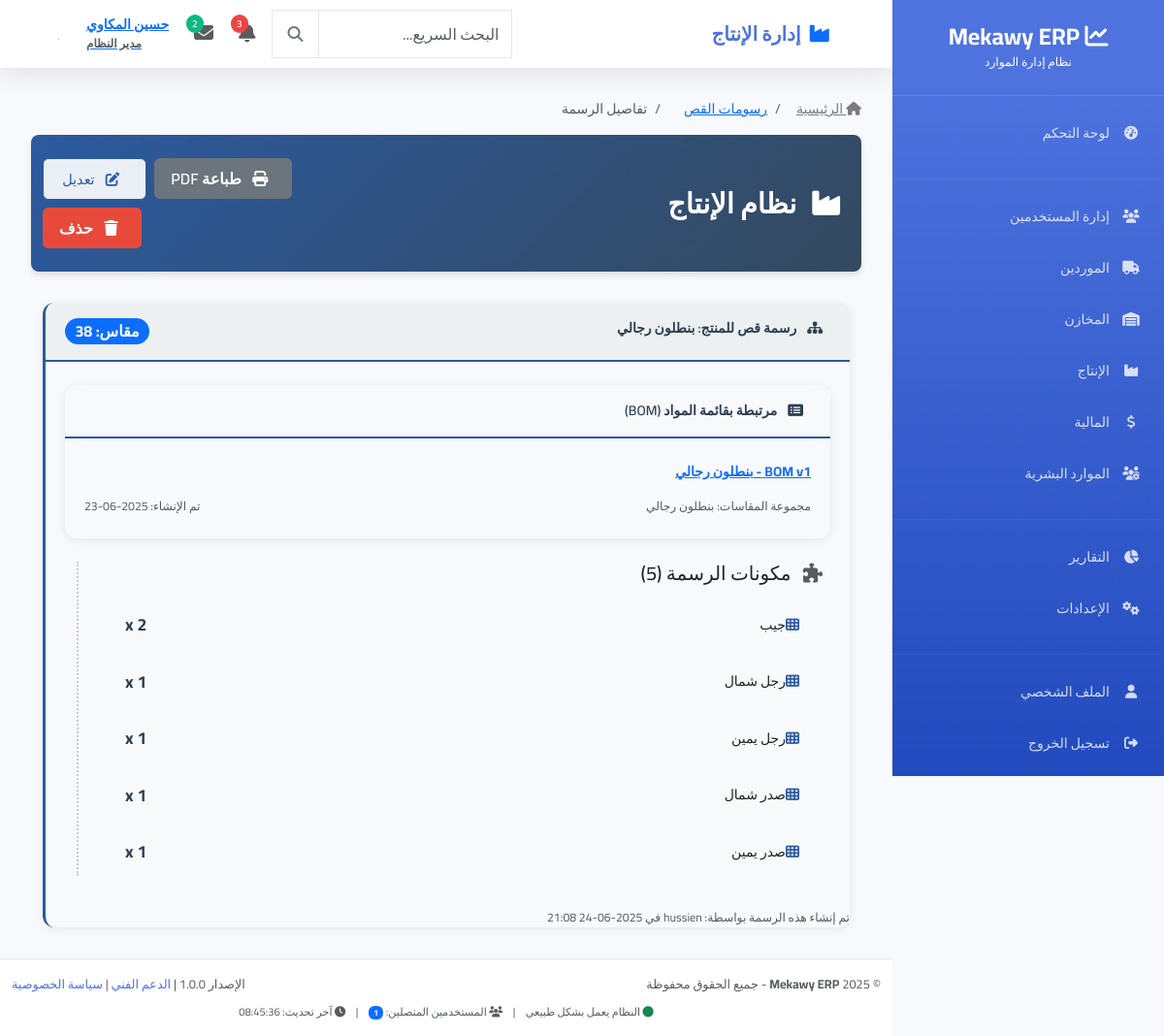
The page /production/draws/4/ (signed in) on the database its author committed.
### users/models.py (models this page shows, shortened)
class User(AbstractUser):
    ROLE_CHOICES = [
        ('admin', 'مدير النظام'),
        ('manager', 'مدير'),
        ('warehouse_manager', 'مدير المخازن'),
        ('warehouse_employee', 'موظف مخازن'),
        ('production_manager', 'مدير الإنتاج'),
        ('accountant', 'محاسب'),
        ('employee', 'موظف'),
        ('viewer', 'مشاهد فقط'),
    ]
    email = models.EmailField(unique=True, verbose_name="البريد الإلكتروني")
    phone = models.CharField(max_length=20, blank=True, null=True, verbose_name="رقم الهاتف")
    role = models.CharField(max_length=20, choices=ROLE_CHOICES, default='employee', verbose_name="الدور")
    department = models.CharField(max_length=100, blank=True, null=True, verbose_name="القسم")
    profile_picture = models.ImageField(upload_to='profile_pics/', blank=True, null=True, verbose_name="الصورة الشخصية")
    is_active = models.BooleanField(default=True, verbose_name="نشط")
    created_at = models.DateTimeField(auto_now_add=True, verbose_name="تاريخ الإنشاء")
    updated_at = models.DateTimeField(auto_now=True, verbose_name="آخر تحديث")
    USERNAME_FIELD = 'email'
    REQUIRED_FIELDS = ['username', 'first_name', 'last_name']
    class Meta:
        db_table = 'users_user'
        verbose_name = 'مستخدم'
        verbose_name_plural = 'المستخدمون'
    @property
    def full_name(self):
        return f"{self.first_name} {self.last_name}".strip()

### production/models.py (models this page shows, shortened)
class GarmentDraw(models.Model):
    bom = models.ForeignKey(
        BillOfMaterials,
        on_delete=models.CASCADE,
        related_name='draws',
        verbose_name="قائمة المواد (BOM)"
    )
    size = models.CharField(max_length=50, verbose_name="المقاس")
    notes = models.TextField(blank=True, verbose_name="ملاحظات")
    created_at = models.DateTimeField(auto_now_add=True, verbose_name="تاريخ الإنشاء")
    created_by = models.ForeignKey(User, on_delete=models.SET_NULL, null=True, verbose_name="تم الإنشاء بواسطة")
    class Meta:
        verbose_name = "رسمة قص"
        verbose_name_plural = "رسومات القص"
        unique_together = ('bom', 'size')
        ordering = ['bom', 'size']

class BillOfMaterials(models.Model):
    product = models.ForeignKey(
        'FinishedProduct',
        on_delete=models.CASCADE,
        related_name='boms',
        verbose_name="المنتج النهائي"
    )
    size_group = models.ForeignKey(
        'SizeGroup',
        on_delete=models.PROTECT,
        related_name='boms',
        verbose_name="مجموعة المقاسات",
        null=True,
        blank=True
    )
    version = models.PositiveIntegerField(
        default=1,
        verbose_name="الإصدار"
    )
    is_active = models.BooleanField(
        default=True,
        verbose_name="الإصدار النشط"
    )
    parent = models.ForeignKey(
        'self',
        on_delete=models.SET_NULL,
        null=True,
        blank=True,
        related_name='versions',
        verbose_name="الإصدار السابق"
    )
    created_at = models.DateTimeField(
        auto_now_add=True,
        verbose_name="تاريخ الإنشاء"
    )
    created_by = models.ForeignKey(
        User,
        on_delete=models.SET_NULL,
        null=True,
        verbose_name="تم إنشاؤه بواسطة"
    )
    notes = models.TextField(
        blank=True,
        verbose_name="ملاحظات"
    )
    class Meta:
        verbose_name = "قائمة المواد"
        verbose_name_plural = "قوائم المواد"
        unique_together = ('product', 'size_group', 'version')
        ordering = ['-version']

class FinishedProduct(models.Model):
    PRODUCT_CATEGORIES = [
        ('shirt', 'قميص'),
        ('pants', 'بنطلون'),
        ('dress', 'فستان'),
        ('jacket', 'جاكيت'),
        ('skirt', 'تنورة'),
        ('other', 'أخرى'),
    ]
    SIZES = [
        ('XS', 'XS'),
        ('S', 'S'),
        ('M', 'M'),
        ('L', 'L'),
        ('XL', 'XL'),
        ('XXL', 'XXL'),
        ('XXXL', 'XXXL'),
    ]
    name = models.CharField(max_length=200, verbose_name="اسم المنتج")
    code = models.CharField(max_length=50, unique=True, verbose_name="كود المنتج")
    category = models.ForeignKey(ProductCategory, on_delete=models.SET_NULL, null=True, blank=True, verbose_name="الفئة")
    size_group = models.ForeignKey(SizeGroup, on_delete=models.SET_NULL, null=True, blank=True, verbose_name="مجموعة المقاسات")
    fabric_per_meter = models.DecimalField(max_digits=6, decimal_places=2, default=0, verbose_name="متطلبات القماش لكل متر")
    description = models.TextField(blank=True, verbose_name="الوصف")
    base_cost = models.DecimalField(max_digits=10, decimal_places=2, default=0, verbose_name="التكلفة الأساسية")
    selling_price = models.DecimalField(max_digits=10, decimal_places=2, default=0, verbose_name="سعر البيع")
    fabric_quantity_per_piece = models.DecimalField(max_digits=6, decimal_places=2, verbose_name="كمية القماش المطلوبة لإنتاج قطعة واحدة")
    warehouse_product = models.OneToOneField(
        WarehouseProduct,
        on_delete=models.SET_NULL,
        null=True,
        blank=True,
        related_name='finished_product_origin',
        verbose_name="منتج المخزن"
    )
    is_active = models.BooleanField(default=True, verbose_name="الحالة")
    created_at = models.DateTimeField(auto_now_add=True, verbose_name="تاريخ الإنشاء")
    created_by = models.ForeignKey(User, on_delete=models.SET_NULL, null=True, verbose_name="أنشأ بواسطة")
    class Meta:
        verbose_name = "منتج نهائي"
        verbose_name_plural = "المنتجات النهائية"

class SizeGroup(models.Model):
    name = models.CharField(max_length=50, verbose_name="اسم مجموعة المقاسات")
    sizes = models.JSONField(default=list, verbose_name="المقاسات")  # ['30', '32', '34']
    class Meta:
        verbose_name = "مجموعة مقاسات"
        verbose_name_plural = "مجموعات المقاسات"

class DrawPiece(models.Model):
    draw = models.ForeignKey(
        GarmentDraw,
        on_delete=models.CASCADE,
        related_name='pieces',
        verbose_name="رسمة القص"
    )
    name = models.CharField(max_length=150, verbose_name="اسم القطعة")
    quantity = models.PositiveIntegerField(default=1, verbose_name="الكمية")
    class Meta:
        verbose_name = "قطعة في الرسمة"
        verbose_name_plural = "قطع الرسمة"
        ordering = ['name']

### production/blueprints/draw_blueprint.py (the view)
# urls.py: path('<int:pk>/', draw_blueprint.GarmentDrawDetailView.as_view(), name='draw_detail'),
class GarmentDrawDetailView(LoginRequiredMixin, DetailView):
    model = GarmentDraw
    template_name = 'production/draw/draw_detail.html'
    context_object_name = 'draw'
    def get_queryset(self):
        return GarmentDraw.objects.select_related('bom__product', 'bom__size_group', 'created_by').prefetch_related('pieces')

### templates/production/draw/draw_detail.html (shortened to what this page needs)
{% extends 'production/production_base.html' %}
{% load static %}
{% block production_breadcrumb_items %}
<li class="breadcrumb-item"><a href="{% url 'production:draws:draw_list' %}">رسومات القص</a></li>
<li class="breadcrumb-item active" aria-current="page">تفاصيل الرسمة</li>
{% endblock %}
{% block production_header_actions %}
<div class="d-flex justify-content-end align-items-center gap-2">
    <a href="{% url 'production:draws:draw_print_pdf' draw.pk %}" class="btn btn-secondary" target="_blank">
        <i class="fas fa-print me-2"></i> طباعة PDF
    </a>
    <a href="{% url 'production:draws:draw_update' draw.pk %}" class="btn btn-production-outline">
        <i class="fas fa-edit me-2"></i> تعديل
    </a>
    <a href="{% url 'production:draws:draw_delete' draw.pk %}" class="btn btn-danger">
        <i class="fas fa-trash me-2"></i> حذف
    </a>
</div>
{% endblock %}
{% block production_content %}
<div class="production-card tree-view-card">
    <div class="production-card-header d-flex justify-content-between">
        <span>
            <i class="fas fa-sitemap me-2"></i>
            رسمة قص للمنتج: <strong>{{ draw.bom.product.name }}</strong>
        </span>
        <span class="badge bg-primary rounded-pill fs-6">مقاس: {{ draw.size }}</span>
    </div>
    <div class="production-card-body">
        <div class="production-card mb-4">
            <div class="production-card-header bg-light">
                <i class="fas fa-list-alt me-2"></i>
                مرتبطة بقائمة المواد (BOM)
            </div>
            <div class="production-card-body">
                <p>
                    <a href="{% url 'production:bom_detail' draw.bom.pk %}" class="fw-bold">
                        BOM v{{ draw.bom.version }} - {{ draw.bom.product.name }}
                    </a>
                </p>
                <div class="d-flex justify-content-between text-muted small">
                    <span>مجموعة المقاسات: {{ draw.bom.size_group.name|default:'N/A' }}</span>
                    <span>تم الإنشاء: {{ draw.bom.created_at|date:"Y-m-d" }}</span>
                </div>
            </div>
        </div>
        <div class="tree-branch">
            <h5 class="mb-3">
                <i class="fas fa-puzzle-piece me-2 text-muted"></i>
                مكونات الرسمة ({{ draw.pieces.count }})
            </h5>
            {% for piece in draw.pieces.all %}
            <div class="piece-item">
                <div class="piece-icon">
                    <i class="fas fa-th"></i>
                </div>
                <div class="piece-name">
                    {{ piece.name }}
                </div>
                <div class="piece-quantity">
                    x {{ piece.quantity }}
                </div>
            </div>
            {% empty %}
            <div class="alert alert-warning">
                لم يتم إضافة أي قطع لهذه الرسمة بعد.
            </div>
            {% endfor %}
        </div>
    </div>
    <div class="production-card-footer">
        <small class="text-muted">
            تم إنشاء هذه الرسمة بواسطة: {{ draw.created_by.username|default:'-' }} في {{ draw.created_at|date:"Y-m-d H:i" }}
        </small>
    </div>
</div>
{% endblock %}

### templates/partials/navbar.html (shortened to what this page needs)
<nav class="navbar navbar-expand-lg">
    <div class="container-fluid px-3">
        <div class="navbar-brand mb-0 fw-bold fs-5">
            {% block page_title %}
                {% if request.resolver_match.url_name == 'index' %}
                    <i class="fas fa-tachometer-alt text-primary me-2"></i>لوحة التحكم
                {% elif 'users' in request.resolver_match.app_name %}
                    <i class="fas fa-users text-primary me-2"></i>إدارة المستخدمين
                {% elif 'suppliers' in request.resolver_match.app_name %}
                    <i class="fas fa-truck text-primary me-2"></i>إدارة الموردين
                {% elif 'warehouses' in request.resolver_match.app_name %}
                    <i class="fas fa-warehouse text-primary me-2"></i>إدارة المخازن
                {% elif 'production' in request.resolver_match.app_name %}
                    <i class="fas fa-industry text-primary me-2"></i>إدارة الإنتاج
                {% elif 'finance' in request.resolver_match.app_name %}
                    <i class="fas fa-chart-line text-primary me-2"></i>إدارة المالية
                {% elif 'hr' in request.resolver_match.app_name %}
                    <i class="fas fa-users-cog text-primary me-2"></i>الموارد البشرية
                {% else %}
                    <i class="fas fa-chart-line text-primary me-2"></i>Mekawy ERP
                {% endif %}
            {% endblock %}
        </div>
        <div class="d-flex align-items-center gap-2">
            <div class="search-container d-none d-md-block">
                <div class="input-group">
                    <input type="text" class="form-control search-input" placeholder="البحث السريع..." style="width: 200px;">
                    <button class="btn btn-outline-secondary search-btn" type="button">
                        <i class="fas fa-search"></i>
                    </button>
                </div>
            </div>
            <div class="dropdown">
                <button class="btn btn-link position-relative p-2" data-bs-toggle="dropdown">
                    <i class="fas fa-bell fs-5 text-muted"></i>
                    <span class="notification-badge">3</span>
                </button>
            </div>
            <div class="dropdown">
                <button class="btn btn-link position-relative p-2" data-bs-toggle="dropdown">
                    <i class="fas fa-envelope fs-5 text-muted"></i>
                    <span class="message-badge">2</span>
                </button>
            </div>
            <div class="dropdown">
                <button class="btn btn-link d-flex align-items-center gap-2 p-2" data-bs-toggle="dropdown">
                    <div class="user-info text-end d-none d-lg-block">
                        <div class="fw-semibold">{{ user.get_full_name|default:user.username }}</div>
                        <small class="text-muted">{{ user.get_role_display|default:"مستخدم" }}</small>
                    </div>
                    {% if user.profile_picture %}
                        <img src="{{ user.profile_picture.url }}" class="user-avatar" alt="{{ user.get_full_name }}">
                    {% else %}
                        <div class="user-avatar-placeholder">
                            {{ user.get_full_name|first|upper|default:"U" }}
                        </div>
                    {% endif %}
                </button>
            </div>
        </div>
    </div>
</nav>

### rows shown on the page
User: get_full_name "حسين المكاوي", role "مدير النظام", get_full_name|first "ح"
GarmentDraw: bom.product.name "بنطلون رجالي", size "38", bom.version "1", bom.size_group.name "بنطلون رجالي", bom.created_at "2025-06-23", pieces.count "5", created_at "2025-06-24 21:08"
DrawPiece: name "جيب", quantity "2"
DrawPiece: name "رجل شمال", quantity "1"
DrawPiece: name "رجل يمين", quantity "1"
DrawPiece: name "صدر شمال", quantity "1"
DrawPiece: name "صدر يمين", quantity "1"

### other values the page prints
{{ online_users_count|default:"0" }} "1"
{{ last_update|default:"الآن" }} "08:45:36"
